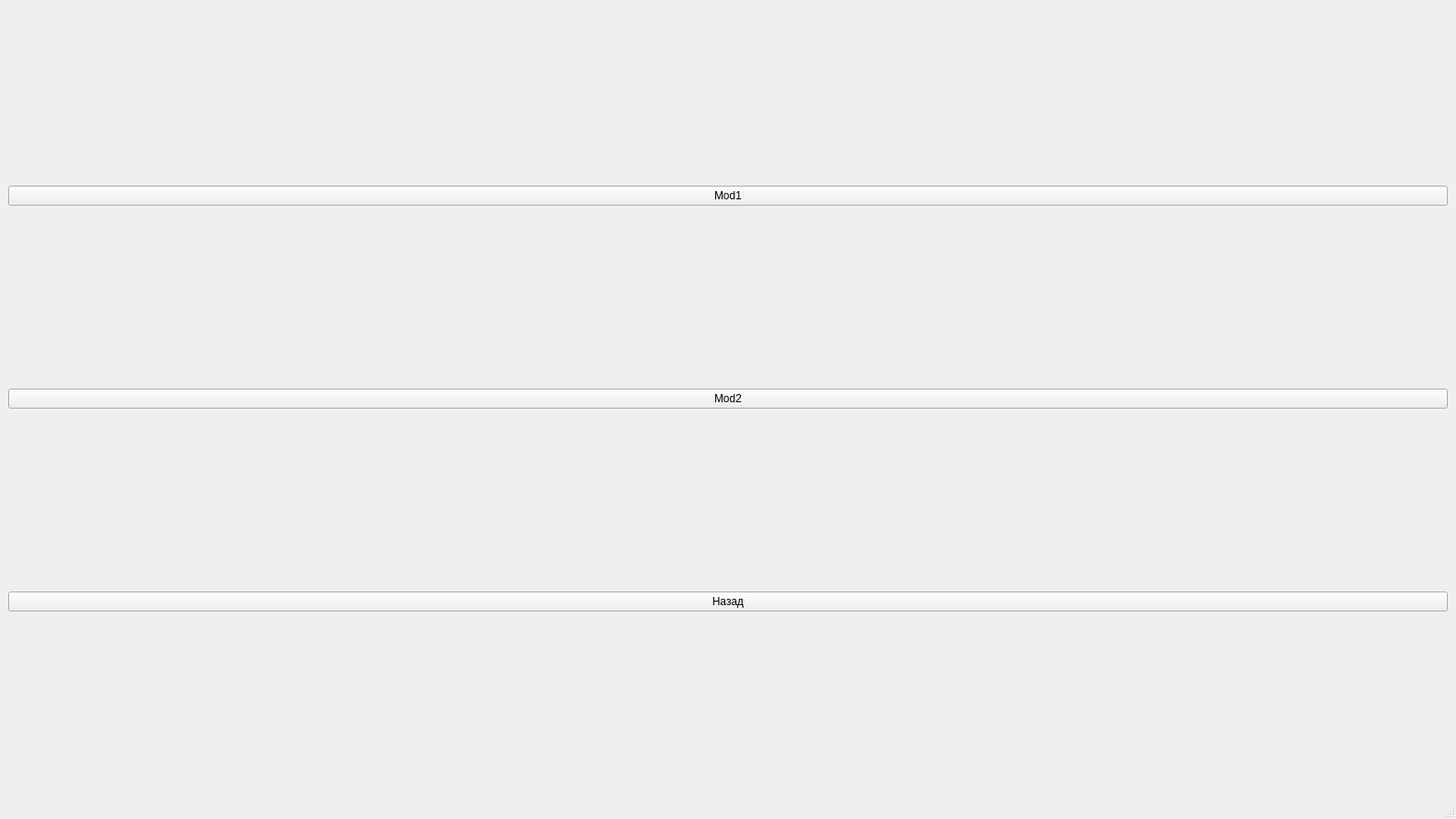
<?xml version="1.0" encoding="UTF-8"?>
<ui version="4.0">
 <class>SecondWindow</class>
 <widget class="QMainWindow" name="SecondWindow">
  <property name="geometry">
   <rect>
    <x>0</x>
    <y>0</y>
    <width>1600</width>
    <height>900</height>
   </rect>
  </property>
  <property name="windowTitle">
   <string>MainWindow</string>
  </property>
  <widget class="QWidget" name="centralwidget">
   <layout class="QVBoxLayout" name="verticalLayout">
    <item>
     <widget class="QPushButton" name="pushButton_2">
      <property name="text">
       <string>Mod1</string>
      </property>
     </widget>
    </item>
    <item>
     <widget class="QPushButton" name="pushButton_3">
      <property name="text">
       <string>Mod2</string>
      </property>
     </widget>
    </item>
    <item>
     <widget class="QPushButton" name="pushButton">
      <property name="text">
       <string>Назад</string>
      </property>
     </widget>
    </item>
   </layout>
  </widget>
  <widget class="QMenuBar" name="menubar">
   <property name="geometry">
    <rect>
     <x>0</x>
     <y>0</y>
     <width>1600</width>
     <height>18</height>
    </rect>
   </property>
  </widget>
  <widget class="QStatusBar" name="statusbar"/>
 </widget>
 <resources/>
 <connections/>
</ui>
